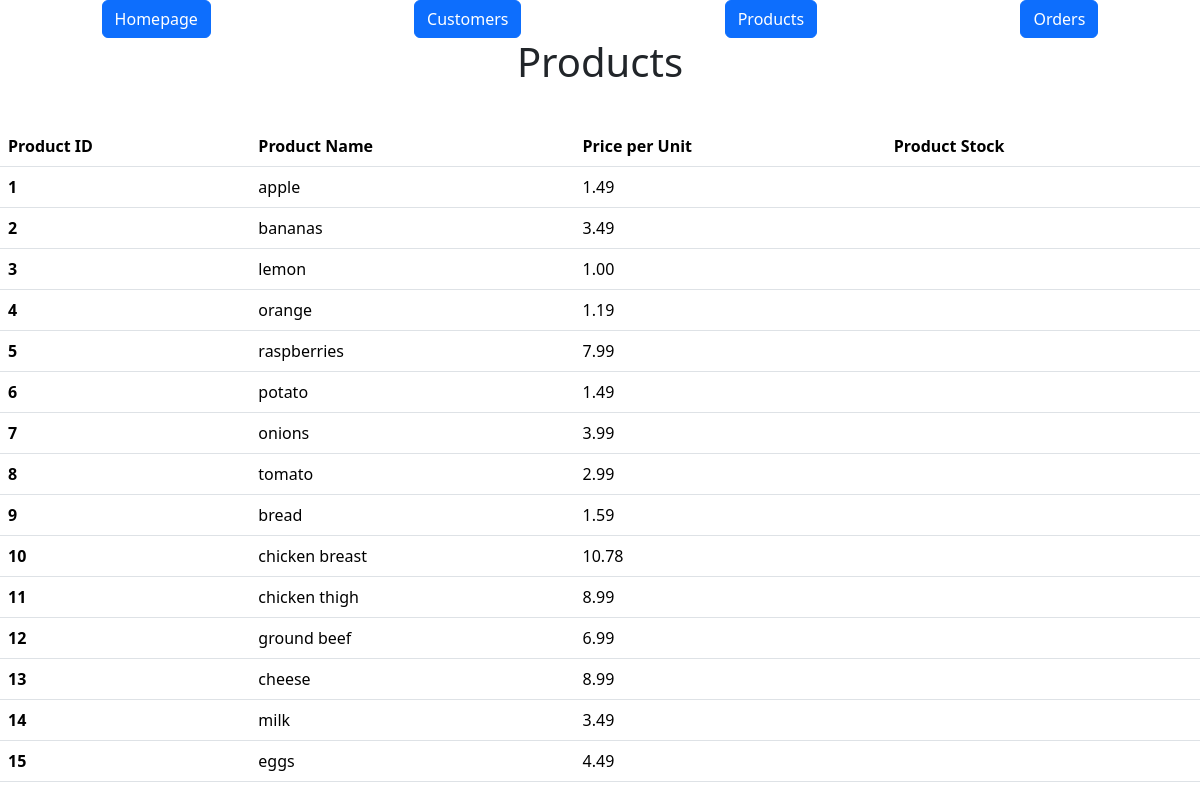
The page /products on the database as committed earlier.
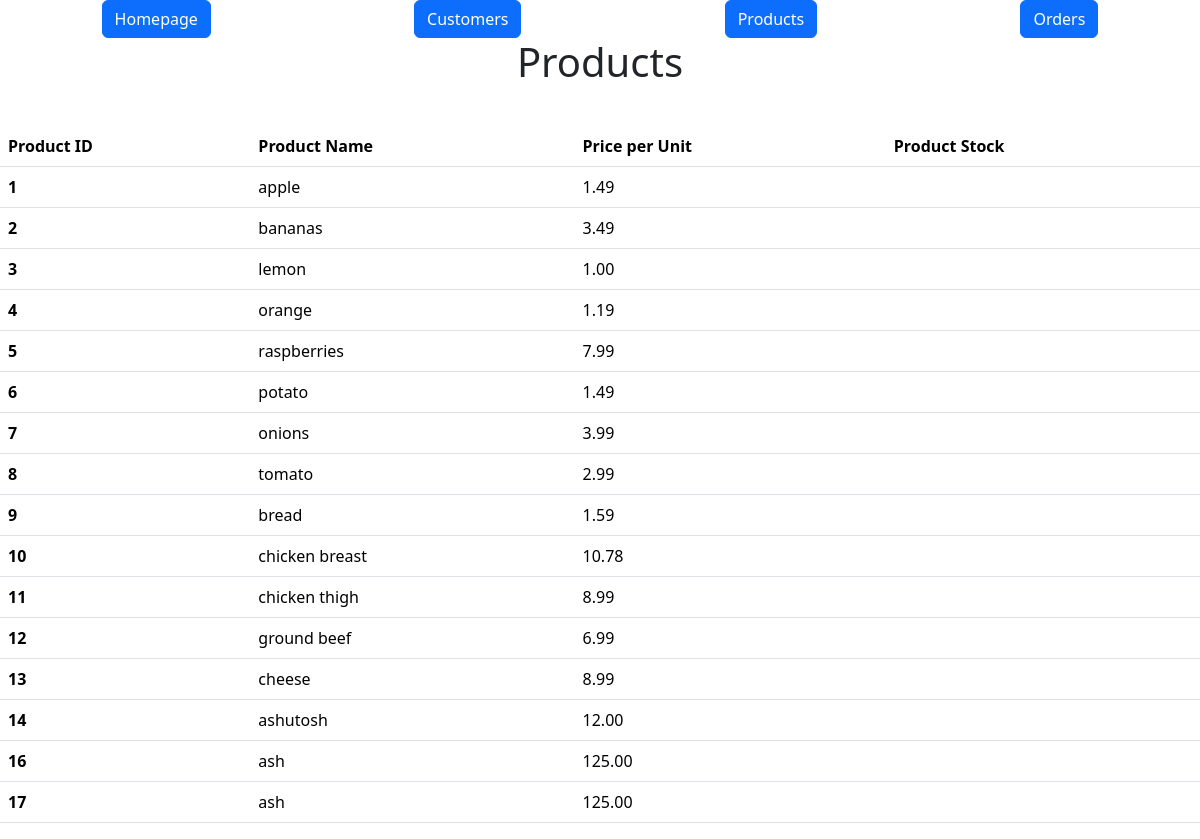
The same page on the database as committed later.
### models.py (models this page shows)
class Product(db.Model):
    id = mapped_column(Integer, primary_key=True)
    name = mapped_column(String(100), nullable=False)
    price = mapped_column(DECIMAL(10,2), nullable=False)
    stock = mapped_column(Integer, nullable=False)

### app.py (the view)
@app.route("/products")   # read product data from csv and use csv.dictreader to display the data in a table
def products(message = ""):
    return render_template('products.html', products = Product.query.all(), message = message)

### templates/products.html (shortened to what this page needs)
{% extends "base.html" %} {% block content %}
<h1 class="d-flex justify-content-center">Products</h1>
<br />
<table class="table table-hover">
  <thead>
    <tr>
      <th scope="col">Product ID</th>
      <th scope="col">Product Name</th>
      <th scope="col">Price per Unit</th>
      <th scope="col">Product Stock</th>
    </tr>
  </thead>
  <tbody>
    {% for product in products %}
    <tr>
      <th scope="row">{{ product.id }}</th>
      <td>{{ product.name }}</td>
      <td>{{ product.price }}</td>
      <td>{{ product.available }}</td>
    </tr>
    {% endfor %}
  </tbody>
</table>
{% endblock %}

Rows that differ between the two databases and show on the page:
removed Product: id "15", name "eggs", price "4.49"
changed Product id 14: name "milk" → "ashutosh"; price "3.49" → "12.00"
added Product: id "16", name "ash", price "125.00"
added Product: id "17", name "ash", price "125.00"
